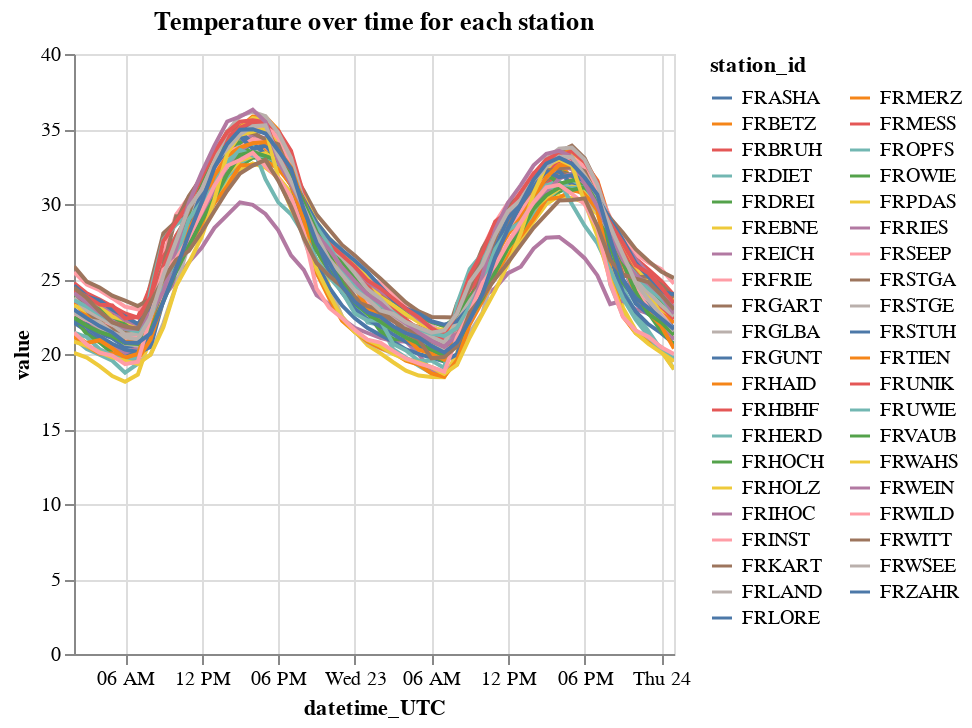

Notebook cell for this chart:
### Code cell
# Create a multi-selection that chooses the station ID
selection = alt.selection_point(fields=['station_id'], bind='legend', on='click', toggle='event.shiftKey')

# Create the chart
chart = alt.Chart(temp).mark_line().encode(
    x='datetime_UTC:T',
    y='value:Q',
    color=alt.condition(selection, 'station_id:N', alt.value('lightgray'), legend=alt.Legend(columns=2, symbolLimit=0)),
    opacity=alt.condition(selection, alt.value(1), alt.value(0.2))
).add_params(
    selection
).properties(
    title='Temperature over time for each station'
).interactive()

chart.show()

### Figure 1 — Vega specification as saved in the notebook (floating-point values rounded to 4 significant figures; data arrays with more than 128 entries replaced by an {"elided": "..."} marker saying what was removed)
{"$schema": "https://vega.github.io/schema/vega/v5.json", "data": [{"name": "param_26_store"}, {"name": "param_27_store"}, {"name": "source_0", "values": {"elided": "1968 records"}, "transform": [{"type": "formula", "expr": "toDate(datum['datetime_UTC'])", "as": "datetime_UTC"}]}, {"name": "source_0_y_domain_value", "values": [{"min": 18.15, "max": 36.28}]}, {"name": "source_0_color_domain_station_id", "values": [{"station_id": "FRASHA"}, {"station_id": "FRBETZ"}, {"station_id": "FRBRUH"}, {"station_id": "FRDIET"}, {"station_id": "FRDREI"}, {"station_id": "FREBNE"}, {"station_id": "FREICH"}, {"station_id": "FRFRIE"}, {"station_id": "FRGART"}, {"station_id": "FRGLBA"}, {"station_id": "FRGUNT"}, {"station_id": "FRHAID"}, {"station_id": "FRHBHF"}, {"station_id": "FRHERD"}, {"station_id": "FRHOCH"}, {"station_id": "FRHOLZ"}, {"station_id": "FRIHOC"}, {"station_id": "FRINST"}, {"station_id": "FRKART"}, {"station_id": "FRLAND"}, {"station_id": "FRLORE"}, {"station_id": "FRMERZ"}, {"station_id": "FRMESS"}, {"station_id": "FROPFS"}, {"station_id": "FROWIE"}, {"station_id": "FRPDAS"}, {"station_id": "FRRIES"}, {"station_id": "FRSEEP"}, {"station_id": "FRSTGA"}, {"station_id": "FRSTGE"}, {"station_id": "FRSTUH"}, {"station_id": "FRTIEN"}, {"station_id": "FRUNIK"}, {"station_id": "FRUWIE"}, {"station_id": "FRVAUB"}, {"station_id": "FRWAHS"}, {"station_id": "FRWEIN"}, {"station_id": "FRWILD"}, {"station_id": "FRWITT"}, {"station_id": "FRWSEE"}, {"station_id": "FRZAHR"}]}], "signals": [{"name": "unit", "value": {}, "on": [{"events": "pointermove", "update": "isTuple(group()) ? group() : unit"}]}, {"name": "param_26_station_id_legend", "value": null, "on": [{"events": [{"source": "view", "markname": "station_id_legend_symbols", "type": "click"}, {"source": "view", "markname": "station_id_legend_labels", "type": "click"}, {"source": "view", "markname": "station_id_legend_entries", "type": "click"}], "update": "isDefined(datum.value) ? datum.value : item().items[0].items[0].datum.value", "force": true}, {"events": [{"source": "view", "type": "click"}], "update": "!event.item || !datum ? null : param_26_station_id_legend", "force": true}]}, {"name": "param_26", "update": "vlSelectionResolve(\"param_26_store\", \"union\", true, true)"}, {"name": "param_27", "update": "vlSelectionResolve(\"param_27_store\", \"union\")"}, {"name": "param_26_tuple", "on": [{"events": [{"source": "scope", "filter": ["event.item && indexof(event.item.mark.role, \"legend\") < 0"], "type": "click"}], "update": "datum && item().mark.marktype !== 'group' && indexof(item().mark.role, 'legend') < 0 && indexof(item().mark.name, 'param_27_brush') < 0 ? {unit: \"\", fields: param_26_tuple_fields, values: [(item().isVoronoi ? datum.datum : datum)[\"station_id\"]]} : null", "force": true}, {"events": [{"signal": "param_26_station_id_legend"}], "update": "param_26_station_id_legend !== null ? {fields: param_26_tuple_fields, values: [param_26_station_id_legend]} : null"}]}, {"name": "param_26_tuple_fields", "value": [{"type": "E", "field": "station_id"}]}, {"name": "param_26_toggle", "value": false, "on": [{"events": [{"source": "scope", "filter": ["event.item && indexof(event.item.mark.role, \"legend\") < 0"], "type": "click"}], "update": "event.shiftKey"}, {"events": {"merge": [{"source": "view", "type": "click"}]}, "update": "event.shiftKey"}]}, {"name": "param_26_modify", "on": [{"events": {"signal": "param_26_tuple"}, "update": "modify(\"param_26_store\", param_26_toggle ? null : param_26_tuple, param_26_toggle ? null : true, param_26_toggle ? param_26_tuple : null)"}]}, {"name": "param_27_datetime_UTC", "on": [{"events": [{"source": "view", "type": "dblclick"}], "update": "null"}, {"events": {"signal": "param_27_translate_delta"}, "update": "panLinear(param_27_translate_anchor.extent_x, -param_27_translate_delta.x / width)"}, {"events": {"signal": "param_27_zoom_delta"}, "update": "zoomLinear(domain(\"x\"), param_27_zoom_anchor.x, param_27_zoom_delta)"}]}, {"name": "param_27_value", "on": [{"events": [{"source": "view", "type": "dblclick"}], "update": "null"}, {"events": {"signal": "param_27_translate_delta"}, "update": "panLinear(param_27_translate_anchor.extent_y, param_27_translate_delta.y / height)"}, {"events": {"signal": "param_27_zoom_delta"}, "update": "zoomLinear(domain(\"y\"), param_27_zoom_anchor.y, param_27_zoom_delta)"}]}, {"name": "param_27_tuple", "on": [{"events": [{"signal": "param_27_datetime_UTC || param_27_value"}], "update": "param_27_datetime_UTC && param_27_value ? {unit: \"\", fields: param_27_tuple_fields, values: [param_27_datetime_UTC,param_27_value]} : null"}]}, {"name": "param_27_tuple_fields", "value": [{"field": "datetime_UTC", "channel": "x", "type": "R"}, {"field": "value", "channel": "y", "type": "R"}]}, {"name": "param_27_translate_anchor", "value": {}, "on": [{"events": [{"source": "scope", "type": "pointerdown"}], "update": "{x: x(unit), y: y(unit), extent_x: domain(\"x\"), extent_y: domain(\"y\")}"}]}, {"name": "param_27_translate_delta", "value": {}, "on": [{"events": [{"source": "window", "between": [{"source": "scope", "type": "pointerdown"}, {"source": "window", "type": "pointerup"}], "type": "pointermove", "consume": true}], "update": "{x: param_27_translate_anchor.x - x(unit), y: param_27_translate_anchor.y - y(unit)}"}]}, {"name": "param_27_zoom_anchor", "on": [{"events": [{"source": "scope", "type": "wheel", "consume": true}], "update": "{x: invert(\"x\", x(unit)), y: invert(\"y\", y(unit))}"}]}, {"name": "param_27_zoom_delta", "on": [{"events": [{"source": "scope", "consume": true, "type": "wheel"}], "update": "pow(1.001, event.deltaY * pow(16, event.deltaMode))", "force": true}]}, {"name": "param_27_modify", "on": [{"events": {"signal": "param_27_tuple"}, "update": "modify(\"param_27_store\", param_27_tuple, true)"}]}], "marks": [{"type": "group", "name": "pathgroup", "from": {"facet": {"data": "source_0", "name": "faceted_path_main", "groupby": ["station_id"]}}, "encode": {"update": {"height": {"field": {"signal": null, "datum": null, "group": "height", "parent": null}}, "width": {"field": {"signal": null, "datum": null, "group": "width", "parent": null}}}}, "marks": [{"type": "line", "name": "marks", "from": {"data": "faceted_path_main"}, "sort": {"field": "x"}, "encode": {"update": {"stroke": [{"field": "station_id", "scale": "color", "test": "!length(data(\"param_26_store\")) || vlSelectionTest(\"param_26_store\", datum)"}, {"value": "lightgray"}], "x": {"field": "datetime_UTC", "scale": "x"}, "defined": {"signal": "isValid(datum[\"datetime_UTC\"]) && isFinite(+datum[\"datetime_UTC\"]) && isValid(datum[\"value\"]) && isFinite(+datum[\"value\"])"}, "opacity": [{"value": 1, "test": "!length(data(\"param_26_store\")) || vlSelectionTest(\"param_26_store\", datum)"}, {"value": 0.2}], "y": {"field": "value", "scale": "y"}}}, "style": ["line"], "clip": true, "interactive": true}]}], "scales": [{"name": "x", "type": "time", "domain": {"data": "source_0", "field": "datetime_UTC"}, "range": [0, {"signal": "width"}], "domainRaw": {"signal": "param_27[\"datetime_UTC\"]"}}, {"name": "y", "type": "linear", "domain": [{"signal": "(data(\"source_0_y_domain_value\")[0] || {}).min"}, {"signal": "(data(\"source_0_y_domain_value\")[0] || {}).max"}], "range": [{"signal": "height"}, 0], "zero": true, "nice": true, "domainRaw": {"signal": "param_27[\"value\"]"}}, {"name": "color", "type": "ordinal", "domain": {"data": "source_0_color_domain_station_id", "field": "station_id", "sort": true}, "range": "category"}], "axes": [{"scale": "x", "minExtent": 0, "orient": "bottom", "labels": false, "zindex": 0, "maxExtent": 0, "tickCount": {"signal": "ceil(width/40)"}, "aria": false, "gridScale": "y", "grid": true, "domain": false, "ticks": false}, {"scale": "y", "aria": false, "tickCount": {"signal": "ceil(height/40)"}, "minExtent": 0, "domain": false, "maxExtent": 0, "zindex": 0, "ticks": false, "grid": true, "orient": "left", "gridScale": "x", "labels": false}, {"scale": "x", "labelOverlap": true, "orient": "bottom", "grid": false, "labelFlush": true, "title": "datetime_UTC", "tickCount": {"signal": "ceil(width/40)"}, "zindex": 0}, {"scale": "y", "orient": "left", "labelOverlap": true, "zindex": 0, "grid": false, "tickCount": {"signal": "ceil(height/40)"}, "title": "value"}], "title": {"text": "Temperature over time for each station", "frame": "group"}, "padding": 5, "height": 300, "legends": [{"columns": 2, "symbolLimit": 0, "stroke": "color", "symbolType": "stroke", "title": "station_id", "encode": {"labels": {"name": "station_id_legend_labels", "interactive": true, "update": {"opacity": [{"test": "(!length(data(\"param_26_store\")) || (param_26[\"station_id\"] && indexof(param_26[\"station_id\"], datum.value) >= 0))", "value": 1}, {"value": 0.35}]}}, "symbols": {"name": "station_id_legend_symbols", "interactive": true, "update": {"opacity": [{"test": "(!length(data(\"param_26_store\")) || (param_26[\"station_id\"] && indexof(param_26[\"station_id\"], datum.value) >= 0))", "value": 1}, {"value": 0.35}]}}, "entries": {"name": "station_id_legend_entries", "interactive": true, "update": {"fill": {"value": "transparent"}}}}}], "style": "cell", "width": 300, "background": "white"}
